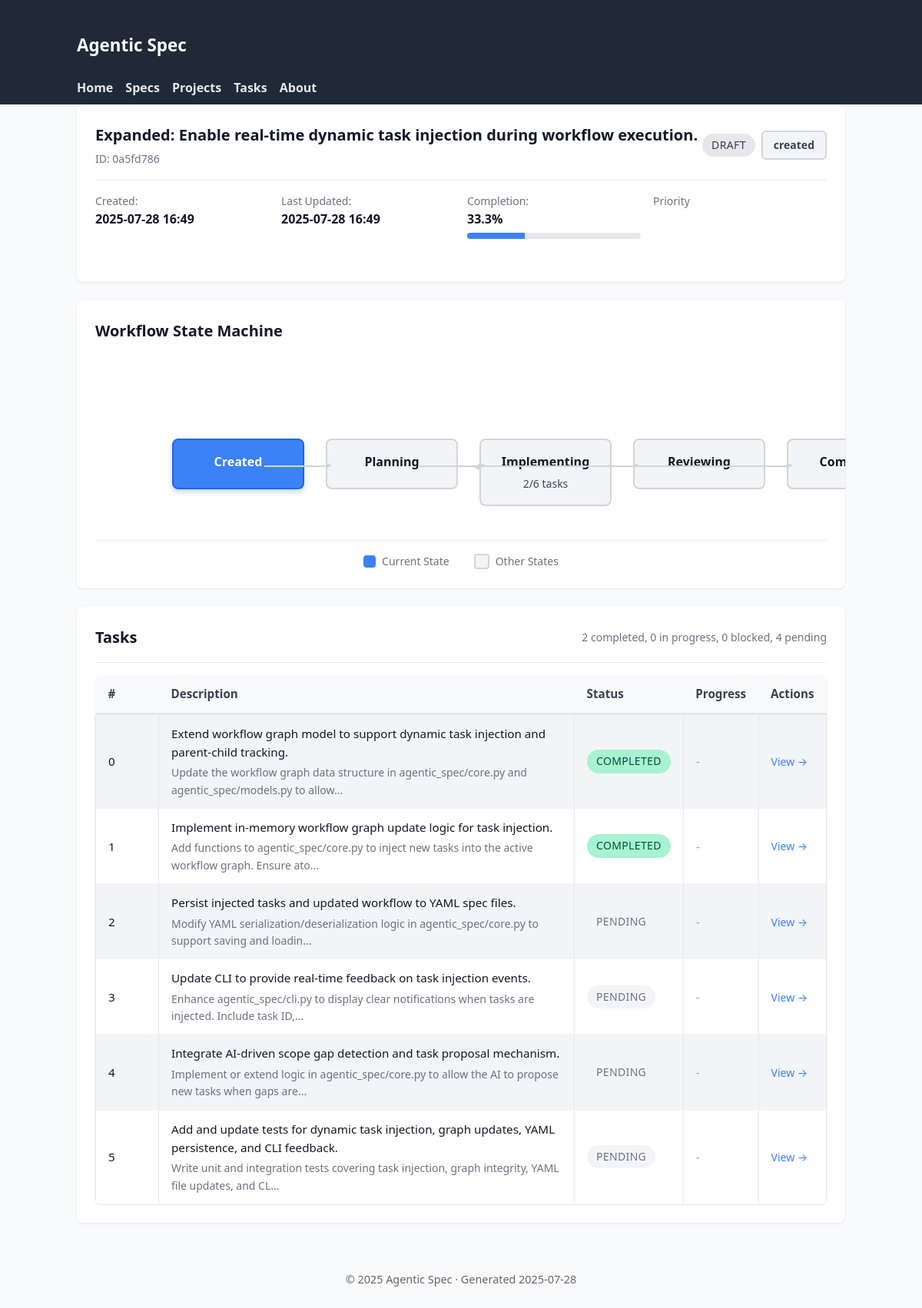
The page /specs/0a5fd786 on the database as committed earlier.
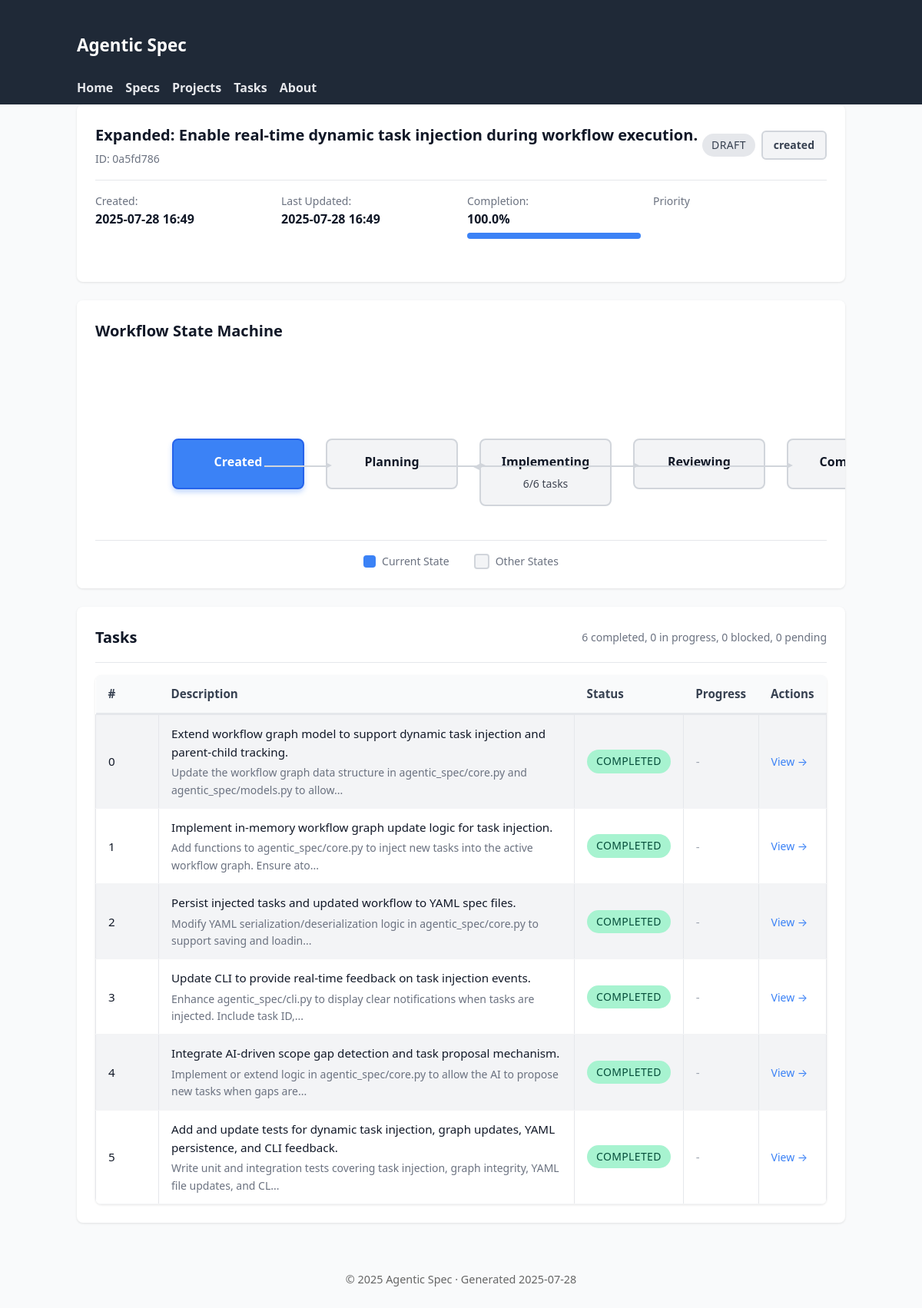
The same page on the database as committed later.
### tables this page shows
CREATE TABLE specifications (
                id TEXT PRIMARY KEY,
                title TEXT NOT NULL,
                inherits TEXT DEFAULT '[]',
                created TIMESTAMP NOT NULL,
                updated TIMESTAMP NOT NULL,
                version TEXT NOT NULL,
                status TEXT NOT NULL,
                parent_spec_id TEXT,
                child_spec_ids TEXT DEFAULT '[]',
                context TEXT NOT NULL,
                requirements TEXT NOT NULL,
                review_notes TEXT DEFAULT '[]',
                context_parameters TEXT,
                -- Enhanced tracking fields
                workflow_status TEXT DEFAULT 'created',
                is_completed BOOLEAN DEFAULT FALSE,
                completed_at TIMESTAMP,
                last_accessed TIMESTAMP,
                completion_percentage REAL DEFAULT 0.0,
                priority INTEGER DEFAULT 5,
                -- Lifecycle timestamps
                reviewed_at TIMESTAMP,
                approved_at TIMESTAMP,
                implemented_at TIMESTAMP,
                -- Metadata tracking
                created_by TEXT DEFAULT 'system',
                last_updated_by TEXT DEFAULT 'system',
                tags TEXT DEFAULT '[]'
            );

CREATE TABLE tasks (
                id TEXT PRIMARY KEY,
                spec_id TEXT NOT NULL,
                step_index INTEGER NOT NULL,
                task TEXT NOT NULL,
                details TEXT NOT NULL,
                files TEXT NOT NULL,
                acceptance TEXT NOT NULL,
                estimated_effort TEXT NOT NULL,
                sub_spec_id TEXT,
                decomposition_hint TEXT,
                status TEXT DEFAULT 'pending',
                started_at TIMESTAMP,
                completed_at TIMESTAMP,
                time_spent_minutes INTEGER,
                completion_notes TEXT,
                blockers TEXT DEFAULT '[]',
                -- Enhanced tracking fields
                is_completed BOOLEAN DEFAULT FALSE,
                assigned_to TEXT DEFAULT 'unassigned',
                priority INTEGER DEFAULT 5,
                last_accessed TIMESTAMP,
                estimated_completion_date TIMESTAMP,
                actual_effort_minutes INTEGER,
                dependencies TEXT DEFAULT '[]',
                -- Lifecycle timestamps
                blocked_at TIMESTAMP,
                unblocked_at TIMESTAMP,
                approved_at TIMESTAMP,
                rejected_at TIMESTAMP,
                FOREIGN KEY (spec_id) REFERENCES specifications (id) ON DELETE CASCADE
            );

### agentic_spec/web_ui.py (the view)
@app.get("/specs/{spec_id}", response_class=HTMLResponse)
async def view_specification(request: Request, spec_id: str):
    async with await get_db_manager() as manager:
        spec = await manager.get_specification(spec_id)
        if not spec:
            raise HTTPException(status_code=404, detail="Specification not found")
        tasks = await manager.backend.get_tasks_for_spec(spec_id)
        total_tasks = len(tasks)
        completed_tasks = sum(
            1 for t in tasks if t.status in [TaskStatus.COMPLETED, TaskStatus.APPROVED]
        )
        completion_percentage = (
            (completed_tasks / total_tasks * 100) if total_tasks > 0 else 0
        )
        ctx = base_context(request, title=f"Spec {spec.id}")
        ctx.update(
            {
                "spec": spec,
                "tasks": tasks,
                "completion_percentage": completion_percentage,
            }
        )
        return templates.TemplateResponse("spec_detail.html", ctx)

### agentic_spec/web_templates/spec_detail.html (shortened to what this page needs)
{% extends 'base.html' %}
{% block content %}
<div class="card">
  <div class="card-header">
    <div>
      <h2 class="card-title">{{ spec.title[:80] }}{% if spec.title|length > 80 %}...{% endif %}</h2>
      <div class="card-subtitle">ID: {{ spec.id }}</div>
    </div>
    <div style="display: flex; gap: 0.5rem; align-items: center;">
      <span class="status-badge {{ spec.status.value }}">{{ spec.status.value }}</span>
      <span class="workflow-badge {{ spec.workflow_status.value }}">{{ spec.workflow_status.value }}</span>
    </div>
  </div>
  <div style="display: grid; grid-template-columns: repeat(auto-fit, minmax(200px, 1fr)); gap: 1rem; margin-bottom: 1.5rem;">
    <div>
      <div style="font-size: 0.875rem; color: #6b7280;">Created:</div>
      <div style="font-weight: 600;">{{ spec.created.strftime('%Y-%m-%d %H:%M') }}</div>
    </div>
    <div>
      <div style="font-size: 0.875rem; color: #6b7280;">Last Updated:</div>
      <div style="font-weight: 600;">{{ spec.updated.strftime('%Y-%m-%d %H:%M') }}</div>
    </div>
    <div>
      <div style="font-size: 0.875rem; color: #6b7280;">Completion:</div>
      <div style="font-weight: 600;">{{ "%.1f"|format(completion_percentage) }}%</div>
      <div class="progress-bar" style="margin-top: 0.25rem;">
        <div class="progress-fill" style="width: {{ completion_percentage }}%"></div>
      </div>
    </div>
    <div>
      <div style="font-size: 0.875rem; color: #6b7280;">Priority</div>
      <div style="font-weight: 600;">
        {% if spec.priority %}
        <span class="priority-indicator priority-{{ spec.priority.value }}"></span>
        {% else %}
        Normal
        {% endif %}
      </div>
    </div>
  </div>
</div>
<div class="state-machine-container">
  <h3 class="card-title" style="margin-bottom: 1.5rem;">Workflow State Machine</h3>
  <div id="state-machine" class="state-machine"></div>
  <div class="state-machine-legend">
    <div class="legend-item">
      <div class="legend-icon" style="background: #3b82f6;"></div>
      <span>Current State</span>
    </div>
    <div class="legend-item">
      <div class="legend-icon" style="background: #f3f4f6; border: 2px solid #d1d5db;"></div>
      <span>Other States</span>
    </div>
  </div>
</div>
<div class="card">
  <div class="card-header">
    <h3 class="card-title">Tasks</h3>
    <div id="task-summary" style="font-size: 0.875rem; color: #6b7280;"></div>
  </div>
  {% if tasks %}
  <table>
    <thead>
      <tr>
        <th style="width: 50px;">#</th>
        <th>Description</th>
        <th>Status</th>
        <th>Progress</th>
        <th>Actions</th>
      </tr>
    </thead>
    <tbody>
      {% for t in tasks %}
      <tr>
        <td>{{ t.step_index }}</td>
        <td>
          <a href="/tasks/{{ t.id }}">{{ t.task }}</a>
          {% if t.details %}
          <div class="card-subtitle">{{ t.details[:100] }}{% if t.details|length > 100 %}...{% endif %}</div>
          {% endif %}
        </td>
        <td>
          <span class="status-badge {{ t.status.value }}">{{ t.status.value }}</span>
        </td>
        <td>
          {% if t.progress_percentage %}
          <div class="progress-bar" style="width: 100px;">
            <div class="progress-fill" style="width: {{ t.progress_percentage }}%"></div>
          </div>
          {% else %}
          <span style="color: #9ca3af;">-</span>
          {% endif %}
        </td>
        <td>
          <a href="/tasks/{{ t.id }}" style="font-size: 0.875rem; color: #3b82f6;">View →</a>
        </td>
      </tr>
      {% endfor %}
    </tbody>
  </table>
  {% else %}
  <p style="color: #6b7280; text-align: center; padding: 2rem 0;">No tasks defined for this specification.</p>
  {% endif %}
</div>
{% endblock %}

### agentic_spec/web_templates/base.html (shortened to what this page needs)
<!DOCTYPE html>
<html lang="en">
<head>
    <link rel="stylesheet" href="/static/styles.css" />
</head>
<body>
    <header class="site-header" role="banner">
        <div class="container">
            <h1 class="logo"><a href="/">Agentic&nbsp;Spec</a></h1>
            <nav class="primary-nav" aria-label="Primary">
                <a href="/" class="nav-link">Home</a>
                <a href="/specs" class="nav-link">Specs</a>
                <a href="/projects" class="nav-link">Projects</a>
                <a href="/tasks" class="nav-link">Tasks</a>
                <a href="/about" class="nav-link">About</a>
            </nav>
        </div>
    </header>
    <main id="main-content" class="container" role="main">
        {% block content %}{% endblock %}
    </main>
    <footer class="site-footer" role="contentinfo">
        <div class="container">
            <p>&copy; {{ now().year }} Agentic Spec &middot; Generated {{ now().strftime('%Y-%m-%d') }}</p>
        </div>
    </footer>
</body>
</html>

### agentic_spec/web_templates/static/styles.css (style rules this page uses)
body { font-family: system-ui, -apple-system, Segoe UI, Roboto, Helvetica, Arial, sans-serif; margin: 0; background: #f9fafb; color: #111827; line-height: 1.6; }
.container { max-width: 1000px; margin: 0 auto; padding: 0 1rem; }
table { width: 100%; border-collapse: collapse; margin-top: 1rem; font-size: 0.95rem; }
th { background: #374151; color: #fff; padding: 8px; text-align: left; }
td { padding: 8px; border: 1px solid #e5e7eb; }
tbody tr:nth-child(odd) { background: #f3f4f6; }
.site-header { background: #1f2937; color: #fff; padding: 0.5rem 0; }
.logo a { color: #fff; text-decoration: none; font-size: 1.4rem; }
.primary-nav { display: flex; gap: 1rem; flex-wrap: wrap; margin-top: 0.5rem; }
.primary-nav .nav-link { color: #e5e7eb; text-decoration: none; font-weight: 600; }
table a { color: inherit; text-decoration: none; }
.status-badge { display: inline-flex; align-items: center; gap: 0.25rem; padding: 0.25rem 0.75rem; border-radius: 9999px; font-size: 0.875rem; font-weight: 500; text-transform: uppercase; letter-spacing: 0.025em; }
.status-badge.draft { background: #e5e7eb; color: #374151; }
.status-badge.completed { background: #a7f3d0; color: #064e3b; }
.workflow-badge { display: inline-flex; align-items: center; gap: 0.375rem; padding: 0.375rem 0.875rem; border-radius: 0.375rem; font-size: 0.875rem; font-weight: 600; border: 2px solid transparent; }
.workflow-badge.created { background: #f3f4f6; color: #374151; border-color: #d1d5db; }
.progress-bar { width: 100%; height: 0.5rem; background: #e5e7eb; border-radius: 0.25rem; overflow: hidden; margin: 0.5rem 0; }
.progress-fill { height: 100%; background: #3b82f6; transition: width 0.3s ease; }
.card { background: #fff; border-radius: 0.5rem; box-shadow: 0 1px 3px rgba(0,0,0,0.1); padding: 1.5rem; margin-bottom: 1.5rem; }
.card-header { display: flex; justify-content: space-between; align-items: center; margin-bottom: 1rem; padding-bottom: 1rem; border-bottom: 1px solid #e5e7eb; }
.card-title { font-size: 1.25rem; font-weight: 600; color: #111827; margin: 0; }
.card-subtitle { font-size: 0.875rem; color: #6b7280; margin-top: 0.25rem; }
table { width: 100%; border-collapse: collapse; margin-top: 1rem; font-size: 0.95rem; background: #fff; border-radius: 0.5rem; overflow: hidden; box-shadow: 0 1px 3px rgba(0,0,0,0.1); }
th { background: #f9fafb; color: #374151; padding: 0.75rem 1rem; text-align: left; font-weight: 600; border-bottom: 2px solid #e5e7eb; }
td { padding: 0.75rem 1rem; border-bottom: 1px solid #f3f4f6; }
.priority-indicator { display: inline-block; width: 0.5rem; height: 0.5rem; border-radius: 50%; margin-right: 0.5rem; }
.state-machine-container { background: #fff; border-radius: 0.5rem; box-shadow: 0 1px 3px rgba(0,0,0,0.1); padding: 1.5rem; margin: 1.5rem 0; overflow-x: auto; }
.state-machine { position: relative; min-height: 200px; width: 100%; min-width: 600px; }
.state-machine-legend { display: flex; gap: 2rem; justify-content: center; margin-top: 2rem; padding-top: 1rem; border-top: 1px solid #e5e7eb; }
.legend-item { display: flex; align-items: center; gap: 0.5rem; font-size: 0.875rem; color: #6b7280; }
.legend-icon { width: 1rem; height: 1rem; border-radius: 0.25rem; }
.site-footer { margin-top: 2rem; font-size: 0.9rem; color: #666; text-align: center; padding: 1rem 0; }

Rows that differ between the two databases and show on the page:
changed tasks "Persist injected tasks and updated workflow to YAML spec files.": status "pending" → "completed" (drawn); status.value "PENDING" → "COMPLETED"
changed tasks "Update CLI to provide real-time feedback on task injection events.": status "pending" → "completed" (drawn); status.value "PENDING" → "COMPLETED"
changed tasks "Integrate AI-driven scope gap detection and task proposal mechanism.": status "pending" → "completed" (drawn); status.value "PENDING" → "COMPLETED"
changed tasks (number 6 of 6 on the later page): status "pending" → "completed" (drawn); status.value "PENDING" → "COMPLETED"
Other text that changed with them:
{{ "%.1f"|format(completion_percentage) }}: "33.3" → "100.0"
{{ completion_percentage }}: 33.33333333333333 → 100.0 (drawn)
text written by a page script: "Created Planning Implementing 2/6 tasks Reviewing Completed" → "Created Planning Implementing 6/6 tasks Reviewing Completed"
text written by a page script: "2 completed, 0 in progress, 0 blocked, 4 pending" → "6 completed, 0 in progress, 0 blocked, 0 pending"
